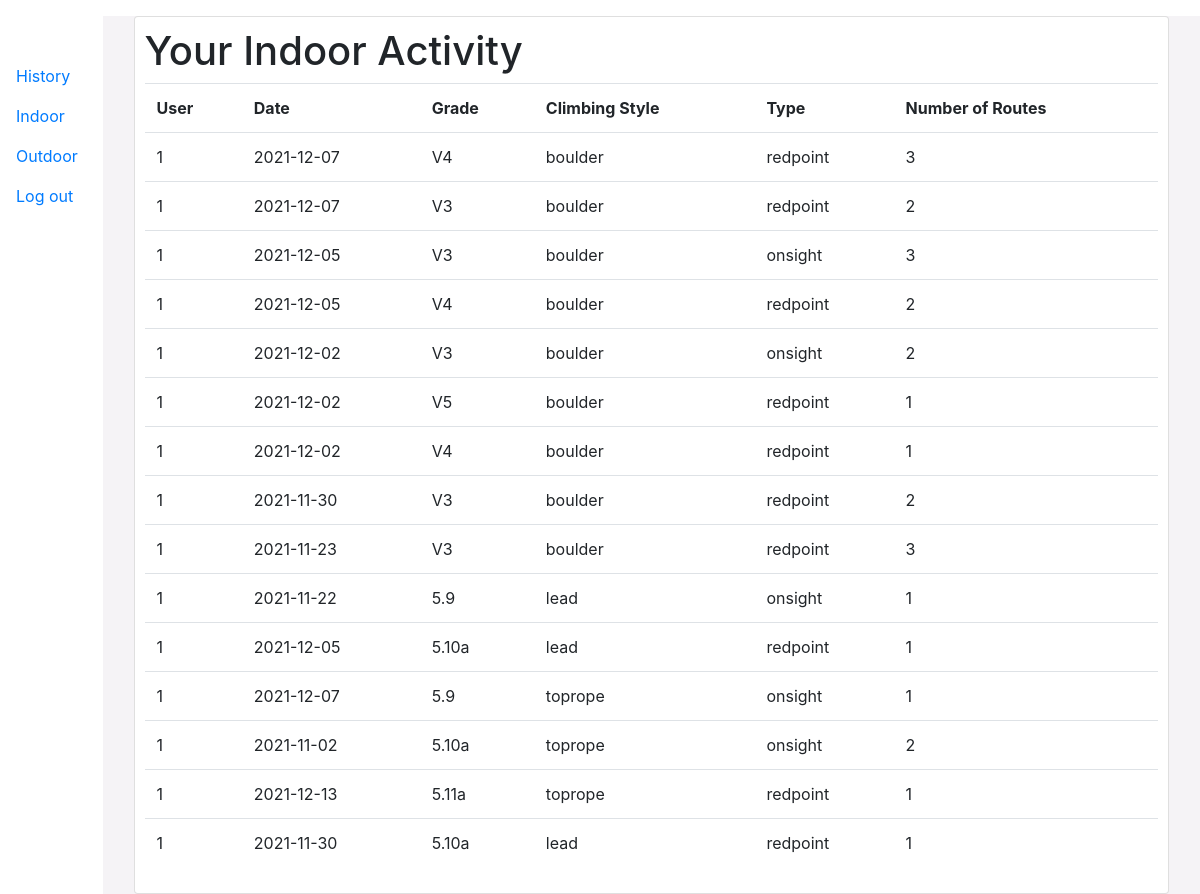
Screenshot of /history (signed in) with the database file from the repository.
### tables this page shows
CREATE TABLE indoor (user_id INTEGER NOT NULL, date TEXT, grade TEXT, type TEXT, num_routes INTEGER, send_type TEXT, FOREIGN KEY (user_id) REFERENCES users (user_id));

### app.py (the view)
@app.route("/history")
def history():
    user = session['user_id']
    conn = get_db()
    rows = conn.execute('SELECT * FROM indoor WHERE user_id = ?', (user,) ).fetchall()
    conn.close()
    return render_template("history.html", rows = rows)

### app.py (called while the page is built)
def get_db():
    conn = sql.connect('climbs.db')
    conn.row_factory = sql.Row
    return conn

### templates/history.html
{% extends "layout.html" %}
{% block main %}
<div class = "container-fluid">
<div class = "card row m-3">
    <h1>Your Indoor Activity</h1>
    <table class = "table" id = "results-table">
        <tr>
            <th>User</th>
            <th>Date</th>
            <th>Grade</th>
            <th>Climbing Style</th>
            <th>Type</th>
            <th>Number of Routes</th>
        </tr>
        {% for row in rows %}
        <tr>
            <td>{{ row['user_id'] }}</td>
            <td>{{ row['date'] }}</td>
            <td>{{ row['grade'] }}</td>
            <td>{{ row['type'] }}</td>
            <td>{{ row['send_type'] }}</td>
            <td>{{ row['num_routes'] }}</td>
        </tr>
        {% endfor %}
    </table>
</div>
</div>
{% endblock %}

### templates/layout.html (shortened to what this page needs)
<!DOCTYPE html>
<html lang = "en">
<head>
    <link href = "static/styles.css" rel = "stylesheet">
    <link rel="stylesheet" href="https://cdn.jsdelivr.net/npm/bootstrap@4.5.3/dist/css/bootstrap.min.css">
</head>
<body>
<div class = "row vh-100">
<div class = "col-md-1 vh-100">
<nav class = "navbar">
    <button aria-controls="navbar" aria-expanded="false" aria-label="Toggle navigation" class="navbar-toggler" data-target="#navbar" data-toggle="collapse" type="button">
        <span class="navbar-toggler-icon"></span>
    </button>
    {% if session.user_id %}
        <ul class="navbar-nav mr-auto mt-2">
            <li class="nav-item"><a class="nav-link" href="/history">History</a></li>
            <li class="nav-item"><a class="nav-link" href="/homepage">Indoor</a></li>
            <li class="nav-item"><a class="nav-link" href="/outdoor">Outdoor</a></li>
            <li class="nav-item"><a class="nav-link" href="/logout">Log out</a></li>
        </ul>
    {% endif %}
</nav>
</div>
<div class = "col-md-11 vh-100">
   <main>
    {% block main %}{% endblock %}
   </main>
</div>
</div>
</body>
</html>

### static/styles.css (style rules this page uses)
body { font-family: 'Segoe UI', Tahoma, Geneva, Verdana, sans-serif; font-weight: 400; background-color: #F5F3F6; color: #a6a6a6; overflow-x: hidden; }
.container-fluid { background-color: #F5F3F6; }
.card { padding: 10px; border-radius: 10px; height: 100%; }
li { color: 'grey'; }

### rows the page displays
indoor: user_id "1", date "2021-12-07", grade "V4", type "boulder", send_type "redpoint", num_routes "3"
indoor: user_id "1", date "2021-12-07", grade "V3", type "boulder", send_type "redpoint", num_routes "2"
indoor: user_id "1", date "2021-12-05", grade "V3", type "boulder", send_type "onsight", num_routes "3"
indoor: user_id "1", date "2021-12-05", grade "V4", type "boulder", send_type "redpoint", num_routes "2"
indoor: user_id "1", date "2021-12-02", grade "V3", type "boulder", send_type "onsight", num_routes "2"
indoor: user_id "1", date "2021-12-02", grade "V5", type "boulder", send_type "redpoint", num_routes "1"
indoor: user_id "1", date "2021-12-02", grade "V4", type "boulder", send_type "redpoint", num_routes "1"
indoor: user_id "1", date "2021-11-30", grade "V3", type "boulder", send_type "redpoint", num_routes "2"
indoor: user_id "1", date "2021-11-23", grade "V3", type "boulder", send_type "redpoint", num_routes "3"
indoor: user_id "1", date "2021-11-22", grade "5.9", type "lead", send_type "onsight", num_routes "1"
indoor: user_id "1", date "2021-12-05", grade "5.10a", type "lead", send_type "redpoint", num_routes "1"
indoor: user_id "1", date "2021-12-07", grade "5.9", type "toprope", send_type "onsight", num_routes "1"
indoor: user_id "1", date "2021-11-02", grade "5.10a", type "toprope", send_type "onsight", num_routes "2"
indoor: user_id "1", date "2021-12-13", grade "5.11a", type "toprope", send_type "redpoint", num_routes "1"
indoor: user_id "1", date "2021-11-30", grade "5.10a", type "lead", send_type "redpoint", num_routes "1"
